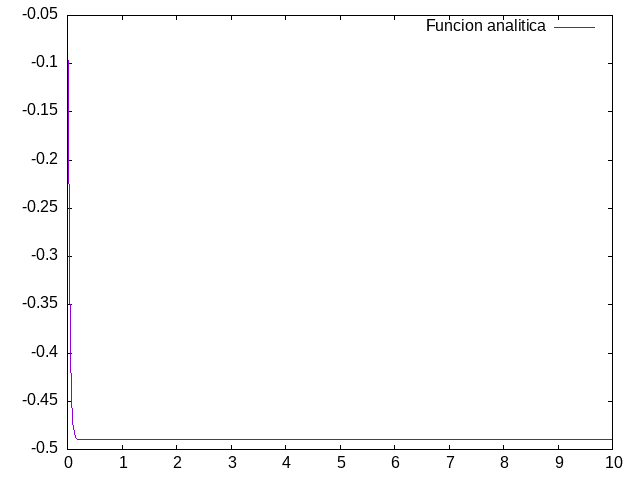

The gnuplot source for this figure:
set term png 
set output 'analitico.png' 
<<<<<<< HEAD
=======
set xrange [0:40] 
set yrange [0:-40] 
set xlabel 'Tiempo(s)'
set ylabel 'Velocidad(m/s)'
>>>>>>> 8265f91 (modificacion hasta euler mejorado)
plot 'analitico.dat' u 1:2 w l title 'Funcion analitica'